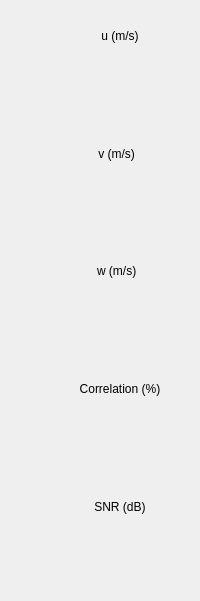
     <widget class="QDockWidget" name="dockWidgetVectrino">
      <property name="minimumSize">
       <size>
        <width>198</width>
        <height>601</height>
       </size>
      </property>
      <property name="features">
       <set>QDockWidget::AllDockWidgetFeatures</set>
      </property>
      <property name="windowTitle">
       <string>Vectrino</string>
      </property>
      <widget class="QWidget" name="dockWidgetContents">
       <layout class="QGridLayout" name="gridLayout_6">
        <item row="0" column="0">
         <layout class="QVBoxLayout" name="verticalLayout_3">
          <item>
           <widget class="QLabel" name="label_vecu">
            <property name="text">
             <string>            u (m/s)</string>
            </property>
            <property name="alignment">
             <set>Qt::AlignCenter</set>
            </property>
           </widget>
          </item>
          <item>
           <widget class="CurveWidget" name="plotVecU">
            <property name="orientation">
             <enum>Qt::Horizontal</enum>
            </property>
           </widget>
          </item>
          <item>
           <widget class="QLabel" name="label_11">
            <property name="text">
             <string>          v (m/s)</string>
            </property>
            <property name="alignment">
             <set>Qt::AlignCenter</set>
            </property>
           </widget>
          </item>
          <item>
           <widget class="CurveWidget" name="plotVecV">
            <property name="orientation">
             <enum>Qt::Horizontal</enum>
            </property>
           </widget>
          </item>
          <item>
           <widget class="QLabel" name="label_14">
            <property name="text">
             <string>          w (m/s)</string>
            </property>
            <property name="alignment">
             <set>Qt::AlignCenter</set>
            </property>
           </widget>
          </item>
          <item>
           <widget class="CurveWidget" name="plotVecW">
            <property name="orientation">
             <enum>Qt::Horizontal</enum>
            </property>
           </widget>
          </item>
          <item>
           <widget class="QLabel" name="label_15">
            <property name="text">
             <string>            Correlation (%)</string>
            </property>
            <property name="alignment">
             <set>Qt::AlignCenter</set>
            </property>
           </widget>
          </item>
          <item>
           <widget class="CurveWidget" name="plotVecCorr">
            <property name="orientation">
             <enum>Qt::Horizontal</enum>
            </property>
           </widget>
          </item>
          <item>
           <widget class="QLabel" name="label_5">
            <property name="text">
             <string>            SNR (dB)</string>
            </property>
            <property name="alignment">
             <set>Qt::AlignCenter</set>
            </property>
           </widget>
          </item>
          <item>
           <widget class="CurveWidget" name="plotVecSNR">
            <property name="orientation">
             <enum>Qt::Horizontal</enum>
            </property>
           </widget>
          </item>
         </layout>
        </item>
       </layout>
      </widget>
     </widget>
